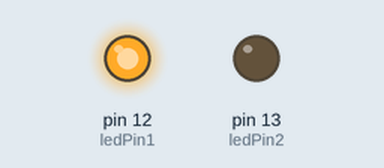
Bench run of a sketch on a simulated Arduino Uno, built with avr-gcc and run on an emulated ATmega328P. Shown: output pins drawn as LEDs (lit = HIGH).

Above: at 1.0 s.
At 3.0 s:
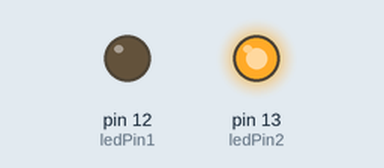
Timing chart, 0 to 5.2 s (numbered marks = the images above):
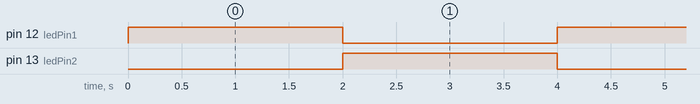

The sketch:

2LED.ino
```cpp
// Define the LED pin numbers
const int ledPin1 = 12; // Connect the first LED to Digital Pin 12
const int ledPin2 = 13; // Connect the second LED to Digital Pin 13

void setup() {
  // Initialize the LED pins as outputs
  pinMode(ledPin1, OUTPUT);
  pinMode(ledPin2, OUTPUT);
}

void loop() {
  // Turn LED 1 ON and LED 2 OFF
  digitalWrite(ledPin1, HIGH);
  digitalWrite(ledPin2, LOW);
  delay(2000); // Wait for 1 second (1000 milliseconds)

  // Turn LED 1 OFF and LED 2 ON
  digitalWrite(ledPin1, LOW);
  digitalWrite(ledPin2, HIGH);
  delay(2000); // Wait for 1 second
}
```

Measured:
- by itself, pin 12 (ledPin1), pin 13 (ledPin2): alternates HIGH for 2.0 s and LOW for 2.0 s
